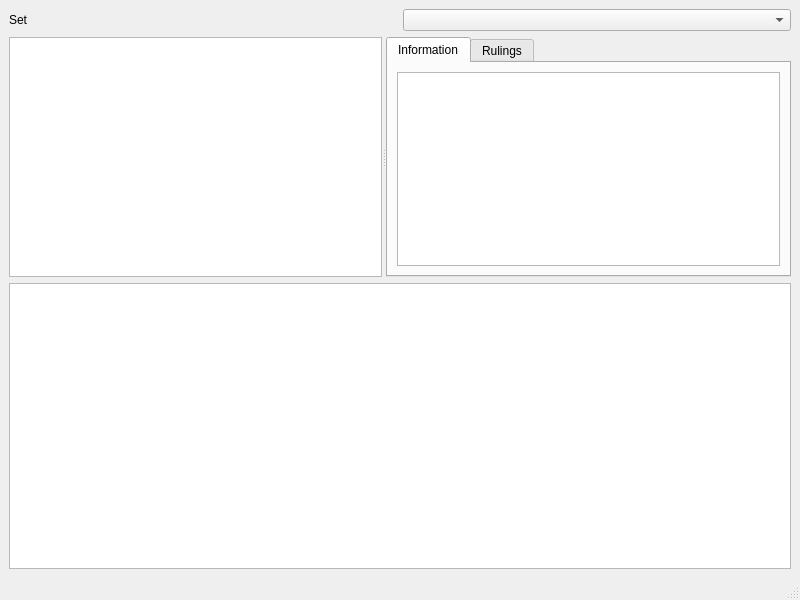
<?xml version="1.0" encoding="UTF-8"?>
<ui version="4.0">
 <class>MainWindow</class>
 <widget class="QMainWindow" name="MainWindow">
  <property name="geometry">
   <rect>
    <x>0</x>
    <y>0</y>
    <width>800</width>
    <height>600</height>
   </rect>
  </property>
  <property name="windowTitle">
   <string>MainWindow</string>
  </property>
  <widget class="QWidget" name="centralwidget">
   <layout class="QVBoxLayout" name="verticalLayout_3">
    <item>
     <layout class="QHBoxLayout" name="horizontalLayout">
      <item>
       <widget class="QLabel" name="label">
        <property name="text">
         <string>Set</string>
        </property>
       </widget>
      </item>
      <item>
       <widget class="QComboBox" name="setsComboBox"/>
      </item>
     </layout>
    </item>
    <item>
     <widget class="QSplitter" name="splitter">
      <property name="orientation">
       <enum>Qt::Horizontal</enum>
      </property>
      <widget class="QTableWidget" name="setCardsTable"/>
      <widget class="QTabWidget" name="tabWidget">
       <property name="currentIndex">
        <number>0</number>
       </property>
       <widget class="QWidget" name="tab">
        <attribute name="title">
         <string>Information</string>
        </attribute>
        <layout class="QVBoxLayout" name="verticalLayout">
         <item>
          <widget class="QTableWidget" name="cardDataTable"/>
         </item>
        </layout>
       </widget>
       <widget class="QWidget" name="tab_2">
        <attribute name="title">
         <string>Rulings</string>
        </attribute>
        <layout class="QVBoxLayout" name="verticalLayout_2">
         <item>
          <widget class="QTableWidget" name="rulingsTable"/>
         </item>
        </layout>
       </widget>
      </widget>
     </widget>
    </item>
    <item>
     <widget class="QTableWidget" name="deckTable"/>
    </item>
   </layout>
  </widget>
  <widget class="QMenuBar" name="menubar">
   <property name="geometry">
    <rect>
     <x>0</x>
     <y>0</y>
     <width>800</width>
     <height>26</height>
    </rect>
   </property>
  </widget>
  <widget class="QStatusBar" name="statusbar"/>
 </widget>
 <resources/>
 <connections/>
</ui>
